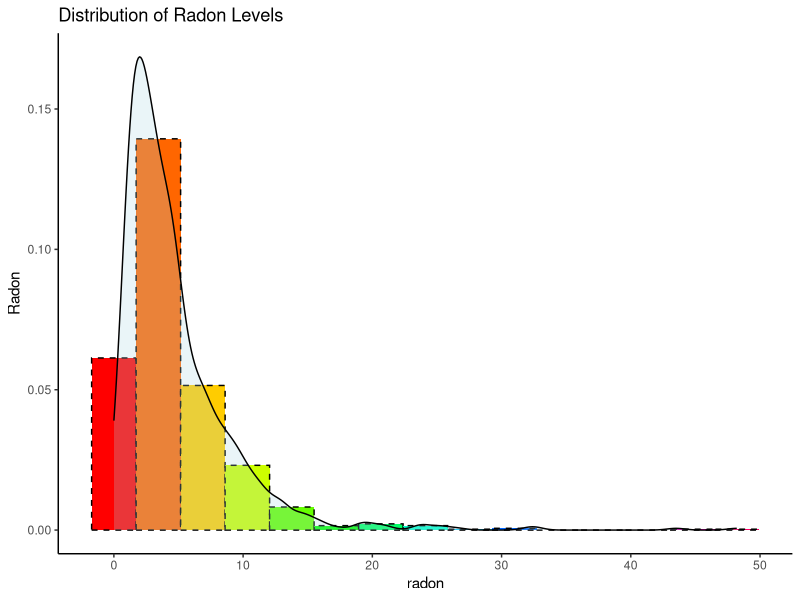
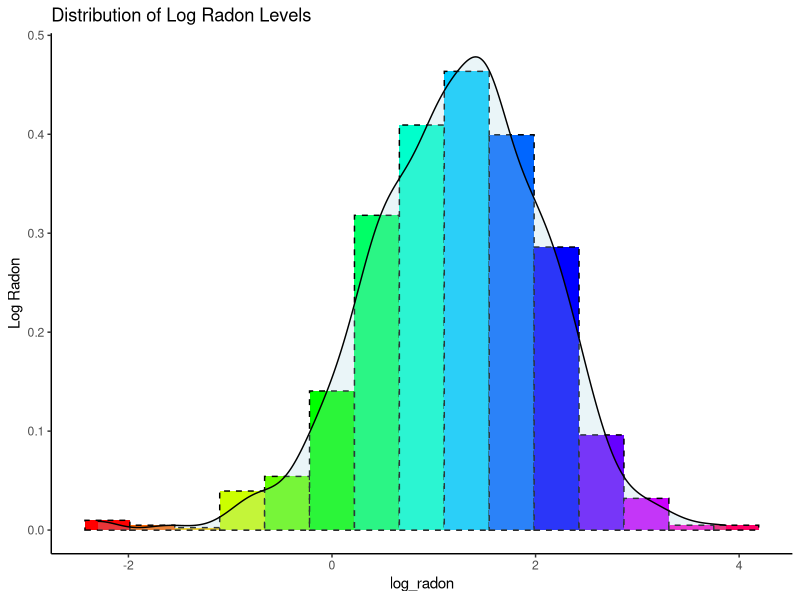
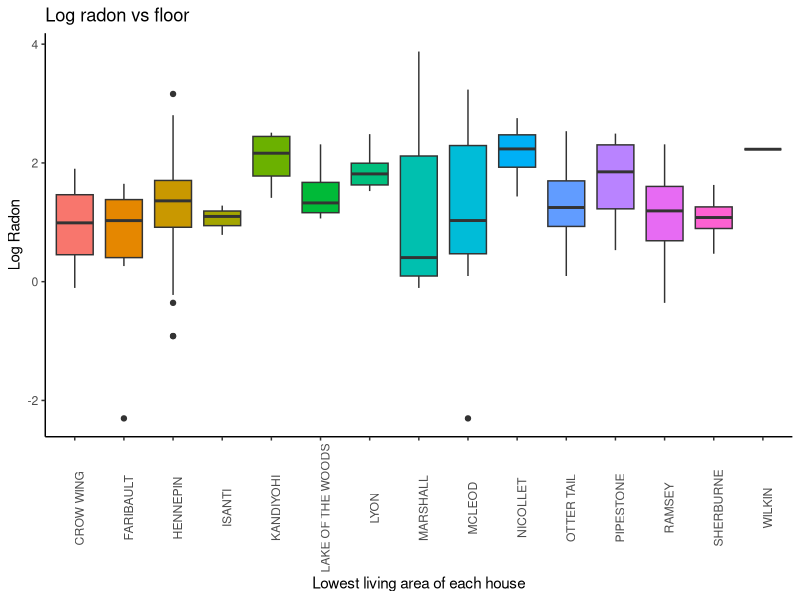
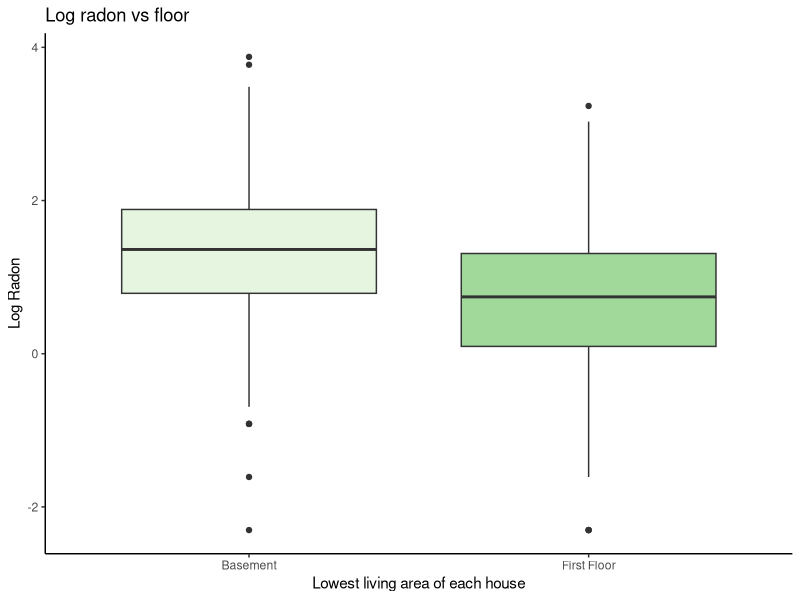
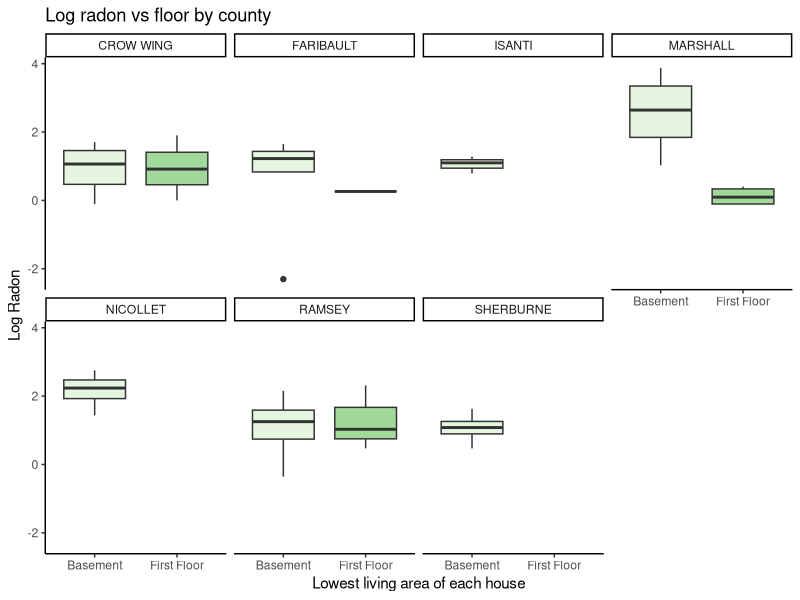
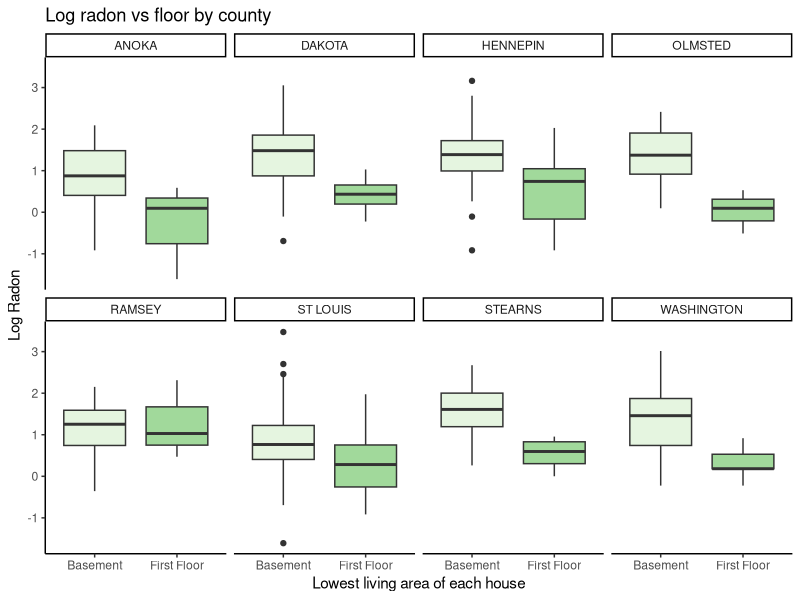

These charts were generated, in order, by the following R code:

###########################################################################
###########################################################################
############################# The radon analysis ##########################
###########################################################################
###########################################################################


###### Clear environment and load libraries
rm(list = ls())
library(lattice)
library(dplyr)
library(ggplot2)
library(lme4)


###### Load the data
Radon <- read.csv("data/Radon.txt", header = T,sep="")


###### View properties of the data
Radon$floor <- factor(Radon$floor,levels=c(0,1),labels=c("Basement","First Floor"))
str(Radon)
dim(Radon)
head(Radon) #note that uranium (and thus log_uranium) is measured at the county level
summary(Radon[,-c(2,7)])


###### Exploratory data analysis
#How much data do we have by county?
table(Radon$countyname)
#we don't have enough data in some counties
#this already gets us thinking about hierarchical modeling
#we should look to borrow information across counties.

#Next, look at the response variable
ggplot(Radon,aes(radon)) +
  geom_histogram(aes(y=..density..),color="black",linetype="dashed",
                 fill=rainbow(15),bins=15) +
  geom_density(alpha=.25, fill="lightblue") +
  scale_fill_brewer(palette="Blues") +
  labs(title="Distribution of Radon Levels",y="Radon") + 
  theme_classic() + theme(legend.position="none")
#note that the raw radon levels can only take on positive values.
#also, this is obviously very skewed

#Let's look at log_radon instead.
ggplot(Radon,aes(log_radon)) +
  geom_histogram(aes(y=..density..),color="black",linetype="dashed",
                 fill=rainbow(15),bins=15) +
  geom_density(alpha=.25, fill="lightblue") +
  scale_fill_brewer(palette="Blues") +
  labs(title="Distribution of Log Radon Levels",y="Log Radon") + 
  theme_classic() + theme(legend.position="none")
#Much better! Let's go with log radon for now


set.seed(1000)
sample_county <- sample(unique(Radon$countyname),15,replace=F)
ggplot(Radon[is.element(Radon$countyname,sample_county),],
       aes(x=countyname, y=log_radon, fill=countyname)) +
  geom_boxplot() +
  #scale_fill_brewer(palette="Greens") +
  labs(title="Log radon vs floor",
       x="Lowest living area of each house",y="Log Radon") + theme_classic() + 
  theme(legend.position="none",axis.text.x = element_text(angle = 90))


#Next, let's focus on predicting the radon levels from `floor`, 
#this is the only individual-level (different observation for each house) variable we have.
ggplot(Radon,aes(x=floor, y=log_radon, fill=floor)) +
  geom_boxplot() +
  scale_fill_brewer(palette="Greens") +
  labs(title="Log radon vs floor",
       x="Lowest living area of each house",y="Log Radon") + 
  theme_classic() + theme(legend.position="none")
#Looks like radon levels are higher for houses with the basement as the lowest living area.

#Let's look at the same relationship by county
#There are too many counties
#so, let's do it for a random sample of counties. 
set.seed(1000)
sample_county <- sample(unique(Radon$countyname),7,replace=F)
ggplot(Radon[is.element(Radon$countyname,sample_county),],
       aes(x=floor, y=log_radon, fill=floor)) +
  geom_boxplot() +
  scale_fill_brewer(palette="Greens") +
  labs(title="Log radon vs floor by county",
       x="Lowest living area of each house",y="Log Radon") + 
  theme_classic() + theme(legend.position="none") +
  facet_wrap( ~ countyname,ncol=4)
#Not enough data for some counties.

#Let's focus on counties with at least 15 houses.
sample_county <- which(table(Radon$countyID) > 15)
ggplot(Radon[is.element(Radon$countyID,sample_county),],
       aes(x=floor, y=log_radon, fill=floor)) +
  geom_boxplot() +
  scale_fill_brewer(palette="Greens") +
  labs(title="Log radon vs floor by county",
       x="Lowest living area of each house",y="Log Radon") + 
  theme_classic() + theme(legend.position="none") +
  facet_wrap( ~ countyname,ncol=4)
#Even though the overall direction is the same, 
#it looks like the actual differences between floor = 0 and floor = 1 differs for some counties.

